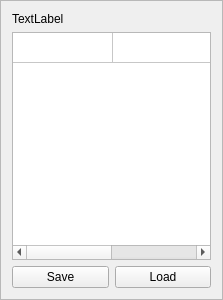
<?xml version="1.0" encoding="UTF-8"?>
<ui version="4.0">
 <class>T_ValuesFrame</class>
 <widget class="QFrame" name="T_ValuesFrame">
  <property name="geometry">
   <rect>
    <x>0</x>
    <y>0</y>
    <width>223</width>
    <height>300</height>
   </rect>
  </property>
  <property name="windowTitle">
   <string>Frame</string>
  </property>
  <property name="frameShape">
   <enum>QFrame::StyledPanel</enum>
  </property>
  <property name="frameShadow">
   <enum>QFrame::Raised</enum>
  </property>
  <layout class="QVBoxLayout" name="verticalLayout">
   <item>
    <widget class="QLabel" name="label">
     <property name="text">
      <string>TextLabel</string>
     </property>
    </widget>
   </item>
   <item>
    <widget class="QTableWidget" name="tableWidget">
     <property name="showGrid">
      <bool>true</bool>
     </property>
     <property name="rowCount">
      <number>1</number>
     </property>
     <property name="columnCount">
      <number>2</number>
     </property>
     <attribute name="horizontalHeaderVisible">
      <bool>false</bool>
     </attribute>
     <attribute name="verticalHeaderVisible">
      <bool>false</bool>
     </attribute>
     <row/>
     <column/>
     <column/>
    </widget>
   </item>
   <item>
    <layout class="QHBoxLayout" name="horizontalLayout">
     <item>
      <widget class="QPushButton" name="pushButtonSave">
       <property name="text">
        <string>Save</string>
       </property>
      </widget>
     </item>
     <item>
      <widget class="QPushButton" name="pushButtonLoad">
       <property name="text">
        <string>Load</string>
       </property>
      </widget>
     </item>
    </layout>
   </item>
  </layout>
 </widget>
 <resources/>
 <connections/>
</ui>
